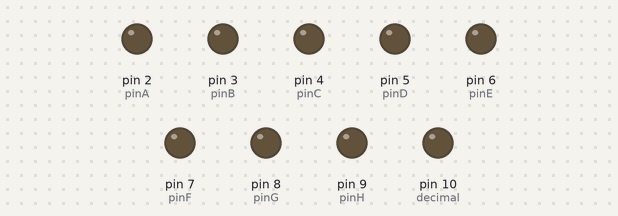
The sketch below on a simulated Arduino Uno, built with avr-gcc and run on an emulated ATmega328P. Parts: output pins drawn as LEDs (lit = HIGH).

Above: at 0.4 s.
At 3.5 s:
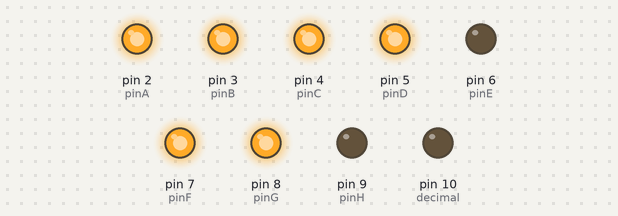
At 9.5 s:
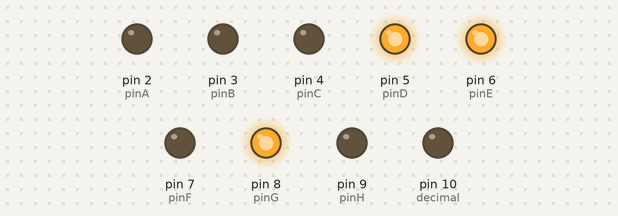
At 19.5 s:
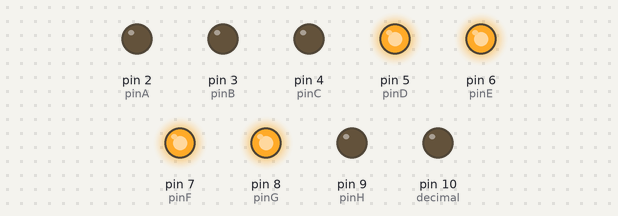
At 28.6 s:
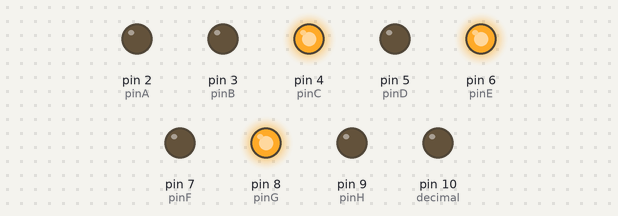
At 38.6 s:
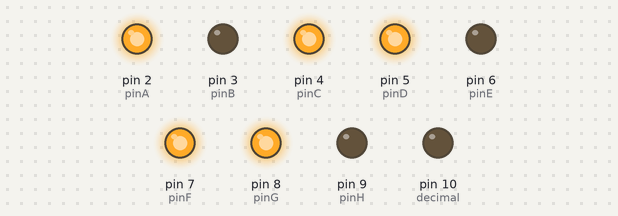
Timing chart, 0 to 40.0 s (numbered marks = the images above):
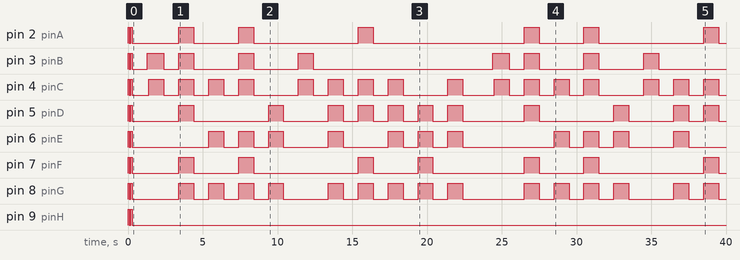

The sketch:

full_name_Ignacio_Soto.ino
```cpp
const int pinA = 2;
const int pinB = 3;
const int pinC = 4;
const int pinD = 5;
const int pinE = 6;
const int pinF = 7;
const int pinG = 8;
const int pinH = 9;
const int decimal = 10;

void setup() {
// put your setup code here, to run once:
pinMode(pinA, OUTPUT);
pinMode(pinB, OUTPUT);
pinMode(pinC, OUTPUT);
pinMode(pinD, OUTPUT);
pinMode(pinE, OUTPUT);
pinMode(pinF, OUTPUT);
pinMode(pinG, OUTPUT);
pinMode(pinH, OUTPUT);
pinMode(decimal, OUTPUT);

digitalWrite(pinA, HIGH);
digitalWrite(pinB, HIGH);
digitalWrite(pinC, HIGH);
digitalWrite(pinD, HIGH);
digitalWrite(pinE, HIGH);
digitalWrite(pinF, HIGH);
digitalWrite(pinG, HIGH);
digitalWrite(pinH, HIGH);
delay(100);
digitalWrite(pinA, LOW);
digitalWrite(pinB, LOW);
digitalWrite(pinC, LOW);
digitalWrite(pinD, LOW);
digitalWrite(pinE, LOW);
digitalWrite(pinF, LOW);
digitalWrite(pinG, LOW);
digitalWrite(pinH, LOW);
delay(100);
digitalWrite(pinA, HIGH);
digitalWrite(pinB, HIGH);
digitalWrite(pinC, HIGH);
digitalWrite(pinD, HIGH);
digitalWrite(pinE, HIGH);
digitalWrite(pinF, HIGH);
digitalWrite(pinG, HIGH);
digitalWrite(pinH, HIGH);
delay(100);
digitalWrite(pinA, LOW);
digitalWrite(pinB, LOW);
digitalWrite(pinC, LOW);
digitalWrite(pinD, LOW);
digitalWrite(pinE, LOW);
digitalWrite(pinF, LOW);
digitalWrite(pinG, LOW);
digitalWrite(pinH, LOW);
digitalWrite(decimal, LOW);
}

void loop() {
// put your main code here, to run repeatedly:

delay(1000);
digitalWrite(pinB, HIGH);
delay(100);
digitalWrite(pinC, HIGH);
delay(1000);

digitalWrite(pinA, LOW);
digitalWrite(pinB, LOW);
digitalWrite(pinC, LOW);
digitalWrite(pinD, LOW);
digitalWrite(pinE, LOW);
digitalWrite(pinF, LOW);
digitalWrite(pinG, LOW);
digitalWrite(pinH, LOW);
delay(1000);

digitalWrite(pinA, HIGH);
digitalWrite(pinF, HIGH);
digitalWrite(pinB, HIGH);
digitalWrite(pinD, HIGH);
digitalWrite(pinC, HIGH);
digitalWrite(pinG, HIGH);
delay(1000);

digitalWrite(pinA, LOW);
digitalWrite(pinB, LOW);
digitalWrite(pinC, LOW);
digitalWrite(pinD, LOW);
digitalWrite(pinE, LOW);
digitalWrite(pinF, LOW);
digitalWrite(pinG, LOW);
digitalWrite(pinH, LOW);
delay(1000);


digitalWrite(pinE, HIGH);
digitalWrite(pinG, HIGH);
digitalWrite(pinC, HIGH);
delay(1000);

digitalWrite(pinA, LOW);
digitalWrite(pinB, LOW);
digitalWrite(pinC, LOW);
digitalWrite(pinD, LOW);
digitalWrite(pinE, LOW);
digitalWrite(pinF, LOW);
digitalWrite(pinG, LOW);
digitalWrite(pinH, LOW);
delay(1000);

digitalWrite(pinA, HIGH);
digitalWrite(pinF, HIGH);
digitalWrite(pinB, HIGH);
digitalWrite(pinG, HIGH);
digitalWrite(pinC, HIGH);
digitalWrite(pinE, HIGH);
delay(1000);

digitalWrite(pinA, LOW);
digitalWrite(pinB, LOW);
digitalWrite(pinC, LOW);
digitalWrite(pinD, LOW);
digitalWrite(pinE, LOW);
digitalWrite(pinF, LOW);
digitalWrite(pinG, LOW);
digitalWrite(pinH, LOW);
delay(1000);


digitalWrite(pinG, HIGH);
digitalWrite(pinE, HIGH);
digitalWrite(pinD, HIGH);
delay(1000);

digitalWrite(pinA, LOW);
digitalWrite(pinB, LOW);
digitalWrite(pinC, LOW);
digitalWrite(pinD, LOW);
digitalWrite(pinE, LOW);
digitalWrite(pinF, LOW);
digitalWrite(pinG, LOW);
digitalWrite(pinH, LOW);
delay(1000);

digitalWrite(pinB, HIGH);
digitalWrite(pinC, HIGH);
delay(1000);

digitalWrite(pinA, LOW);
digitalWrite(pinB, LOW);
digitalWrite(pinC, LOW);
digitalWrite(pinD, LOW);
digitalWrite(pinE, LOW);
digitalWrite(pinF, LOW);
digitalWrite(pinG, LOW);
digitalWrite(pinH, LOW);
delay(1000);

digitalWrite(pinG, HIGH);
digitalWrite(pinE, HIGH);
digitalWrite(pinD, HIGH);
digitalWrite(pinC, HIGH);
delay(1000);

digitalWrite(pinA, LOW);
digitalWrite(pinB, LOW);
digitalWrite(pinC, LOW);
digitalWrite(pinD, LOW);
digitalWrite(pinE, LOW);
digitalWrite(pinF, LOW);
digitalWrite(pinG, LOW);
digitalWrite(pinH, LOW);
delay(1000);

digitalWrite(pinA, HIGH);
digitalWrite(pinF, HIGH);
digitalWrite(pinG, HIGH);
digitalWrite(pinC, HIGH);
digitalWrite(pinD, HIGH);
delay(1000);

digitalWrite(pinA, LOW);
digitalWrite(pinB, LOW);
digitalWrite(pinC, LOW);
digitalWrite(pinD, LOW);
digitalWrite(pinE, LOW);
digitalWrite(pinF, LOW);
digitalWrite(pinG, LOW);
digitalWrite(pinH, LOW);
delay(1000);

digitalWrite(pinG, HIGH);
digitalWrite(pinE, HIGH);
digitalWrite(pinD, HIGH);
digitalWrite(pinC, HIGH);
delay(1000);

digitalWrite(pinA, LOW);
digitalWrite(pinB, LOW);
digitalWrite(pinC, LOW);
digitalWrite(pinD, LOW);
digitalWrite(pinE, LOW);
digitalWrite(pinF, LOW);
digitalWrite(pinG, LOW);
digitalWrite(pinH, LOW);
delay(1000);

digitalWrite(pinF, HIGH);
digitalWrite(pinG, HIGH);
digitalWrite(pinE, HIGH);
digitalWrite(pinD, HIGH);
delay(1000);

digitalWrite(pinA, LOW);
digitalWrite(pinB, LOW);
digitalWrite(pinC, LOW);
digitalWrite(pinD, LOW);
digitalWrite(pinE, LOW);
digitalWrite(pinF, LOW);
digitalWrite(pinG, LOW);
digitalWrite(pinH, LOW);
delay(1000);

digitalWrite(pinG, HIGH);
digitalWrite(pinE, HIGH);
digitalWrite(pinD, HIGH);
digitalWrite(pinC, HIGH);
delay(1000);

digitalWrite(pinA, LOW);
digitalWrite(pinB, LOW);
digitalWrite(pinC, LOW);
digitalWrite(pinD, LOW);
digitalWrite(pinE, LOW);
digitalWrite(pinF, LOW);
digitalWrite(pinG, LOW);
digitalWrite(pinH, LOW);
delay(1000);
}
```

Measured:
- by itself, pin 2 (pinA): HIGH → LOW at 0.10 s, → HIGH 0.10 s later, → LOW 0.10 s later, → HIGH 3.1 s later, … (15 changes in this stretch)
- by itself, pin 3 (pinB): HIGH → LOW at 0.10 s, → HIGH 0.10 s later, → LOW 0.10 s later, → HIGH 1.0 s later, … (19 changes in this stretch)
- by itself, pin 4 (pinC): HIGH → LOW at 0.10 s, → HIGH 0.10 s later, → LOW 0.10 s later, → HIGH 1.1 s later, … (35 changes in this stretch)
- by itself, pin 5 (pinD): HIGH → LOW at 0.10 s, → HIGH 0.10 s later, → LOW 0.10 s later, → HIGH 3.1 s later, … (25 changes in this stretch)
- by itself, pin 6 (pinE): HIGH → LOW at 0.10 s, → HIGH 0.10 s later, → LOW 0.10 s later, → HIGH 5.1 s later, … (25 changes in this stretch)
- by itself, pin 7 (pinF): HIGH → LOW at 0.10 s, → HIGH 0.10 s later, → LOW 0.10 s later, → HIGH 3.1 s later, … (17 changes in this stretch)
- by itself, pin 8 (pinG): HIGH → LOW at 0.10 s, → HIGH 0.10 s later, → LOW 0.10 s later, → HIGH 3.1 s later, … (33 changes in this stretch)
